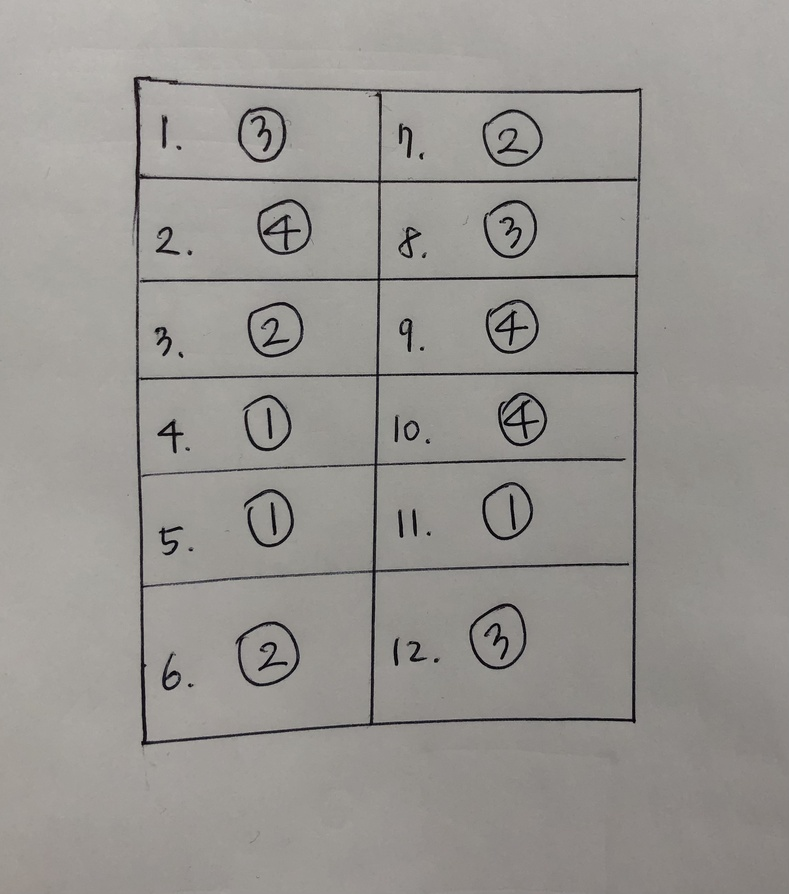
#> input picture test_image/sample.jpeg, 789 x 894 px, shrunk from 2294 x 2598 before the run, found by its file name
$ python compare_contour_mode.py
#> lines starting #> are read from the running program, lines starting #| are printed output that depends on the picture; after the words box and inside, x2 and y2 are one past the last pixel; in counts of white or black regions, pixels touching at a corner belong together
import cv2 as cv
import sys

path = './test_image'
img = cv.imread(path+'/sample.jpeg')
#> img is the input picture: shape (894, 789, 3); mean B, G, R 145.9, 149.8, 152.5


if img is None:
    sys.exit('Could not read the image.')

cv.namedWindow('image', cv.WINDOW_NORMAL)
cv.imshow('image', img)

gray = cv.cvtColor(img, cv.COLOR_BGR2GRAY)
# cv.namedWindow('grayImage', cv.WINDOW_NORMAL)
# cv.imshow('grayImage', gray)
blur = cv.GaussianBlur(gray, (3,3),0)
# cv.namedWindow('blurImage', cv.WINDOW_NORMAL)
# cv.imshow('blurImage', blur)
canny = cv.Canny(blur, 100, 200)
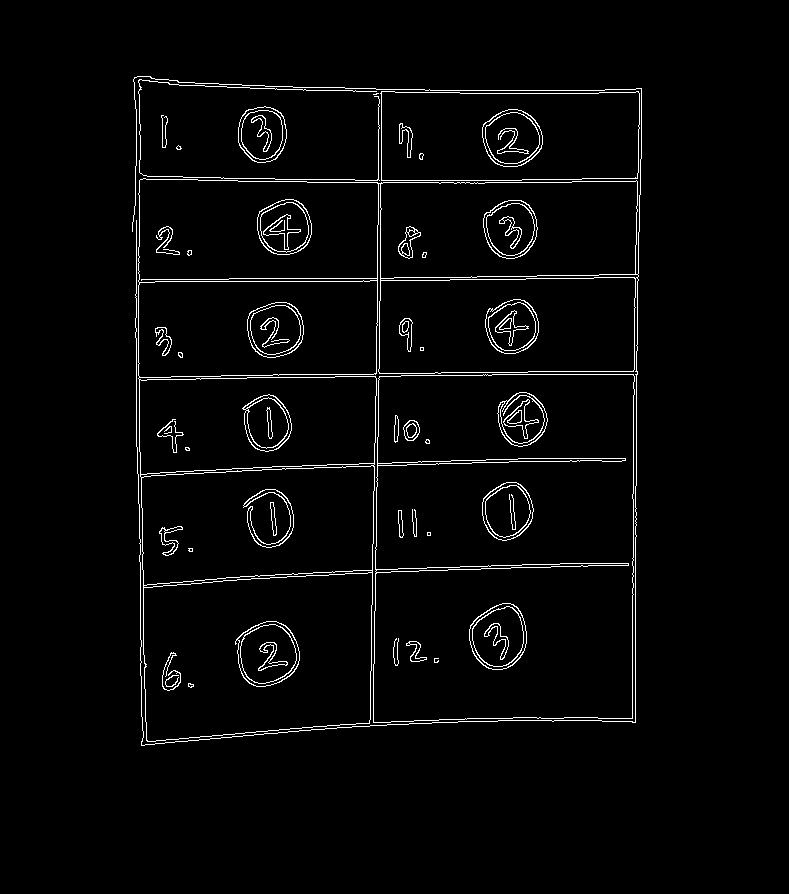
#> canny: shape (894, 789); 2.7% white in thin lines or dots, all inside (x1, y1, x2, y2) = (132, 76, 642, 746)
# cv.namedWindow('cannyImage', cv.WINDOW_NORMAL)
# cv.imshow('cannyImage', blur)

img1 = img.copy()
img2 = img.copy()
img3 = img.copy()
img4 = img.copy()

# EXTERNAL
contours1, hier1 = cv.findContours(canny, cv.RETR_EXTERNAL, cv.CHAIN_APPROX_SIMPLE)
#> contours1 = 8 contours, 4 with area under 20; largest, box (x1, y1, x2, y2) and area: (132, 76, 642, 746) 176511, (373, 374, 635, 723) 88450, (380, 91, 640, 181) 22350, (238, 106, 287, 163) 2165
rects1 = [cv.boundingRect(each) for each in contours1]
#> rects1 = [(373, 374, 262, 349), (176, 145, 6, 5), (161, 115, 7, 33), (238, 106, 49, 57), (373, 93, 6, 2), (380, 91, 260, 90), (138, 79, 242, 102), (132, 76, 510, 670)]

for rect in rects1:
    cv.rectangle(img1, (rect[0], rect[1]),
                 (rect[0] + rect[2], rect[1] + rect[3]), (0,255,0), 5)
#> this loop made 8 passes
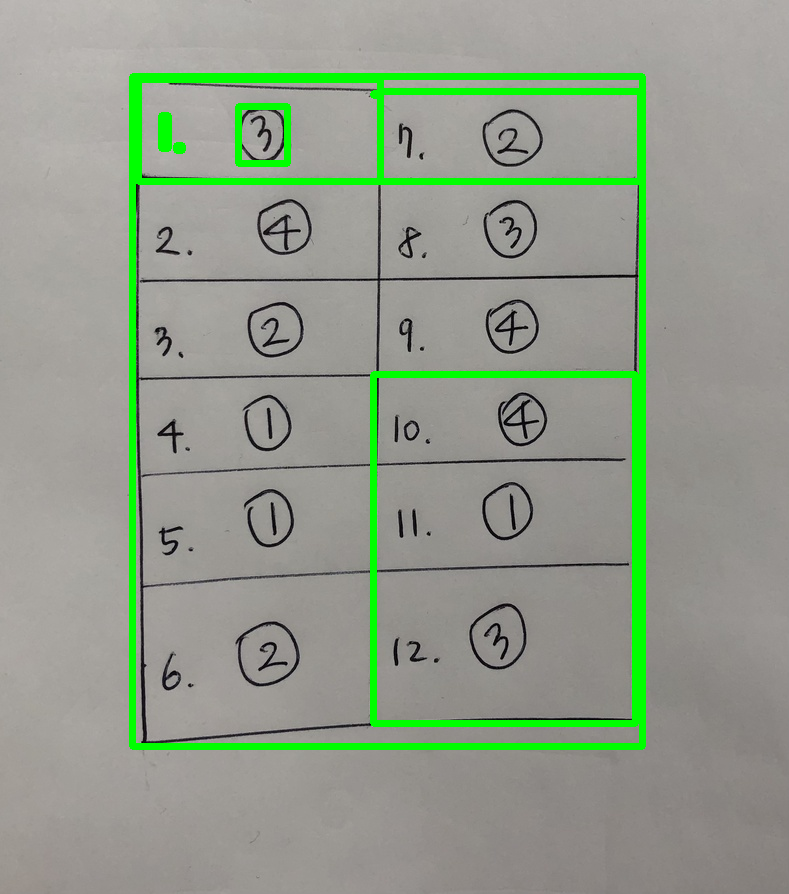
#> img1: shape (894, 789, 3); 4.92% of pixels changed, all inside (x1, y1, x2, y2) = (129, 73, 646, 750)

# LIST
contours2, hier2 = cv.findContours(canny, cv.RETR_LIST, cv.CHAIN_APPROX_SIMPLE)
#> contours2 = 150 contours, 37 with area under 20; largest, box (x1, y1, x2, y2) and area: (132, 76, 642, 746) 176511, (373, 374, 635, 723) 88450, (373, 374, 635, 723) 87134, (143, 572, 373, 742) 34626, (141, 465, 375, 586) 24511
rects2 = [cv.boundingRect(each) for each in contours2]
#> rects2 = 150 items, first 6: (188, 683, 6, 5), (188, 683, 6, 5), (165, 675, 14, 12), (434, 658, 5, 5), (162, 652, 19, 39), (406, 642, 5, 4)

for rect in rects2:
    cv.rectangle(img2, (rect[0], rect[1]),
                 (rect[0] + rect[2], rect[1] + rect[3]), (0,255,0), 5)
#> this loop made 150 passes
#> rect on passes 1 to 12: (188, 683, 6, 5), (188, 683, 6, 5), (165, 675, 14, 12), (434, 658, 5, 5), (162, 652, 19, 39), (406, 642, 5, 4), (258, 642, 30, 29), (409, 641, 18, 21), (258, 642, 30, 29), (406, 641, 21, 21), (393, 638, 6, 28), (240, 624, 57, 60)
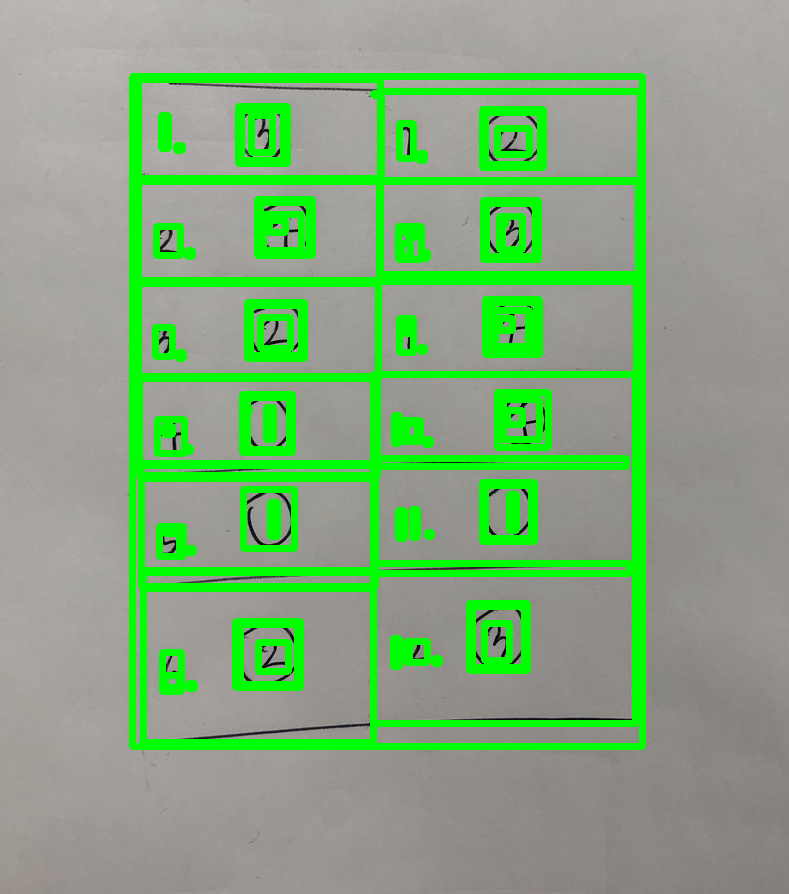
#> img2: shape (894, 789, 3); 15.73% of pixels changed, all inside (x1, y1, x2, y2) = (129, 73, 646, 750)

# CCOMP
contours3, hier3 = cv.findContours(canny, cv.RETR_CCOMP, cv.CHAIN_APPROX_SIMPLE)
#> contours3 has the same summary as contours2
rects3 = [cv.boundingRect(each) for each in contours3]
#> rects3 = 150 items, first 6: (188, 683, 6, 5), (188, 683, 6, 5), (165, 675, 14, 12), (434, 658, 5, 5), (162, 652, 19, 39), (258, 642, 30, 29)

for rect in rects3:
    cv.rectangle(img3, (rect[0], rect[1]),
                 (rect[0] + rect[2], rect[1] + rect[3]), (0,255,0), 5)

# TREE
contours4, hier4 = cv.findContours(canny, cv.RETR_TREE, cv.CHAIN_APPROX_SIMPLE)
#> contours4 has the same summary as contours2
rects4 = [cv.boundingRect(each) for each in contours4]
#> rects4 = 150 items, first 6: (373, 374, 262, 349), (375, 563, 254, 10), (377, 458, 249, 8), (373, 374, 262, 349), (434, 658, 5, 5), (406, 641, 21, 21)

for rect in rects4:
    cv.rectangle(img4, (rect[0], rect[1]),
                 (rect[0] + rect[2], rect[1] + rect[3]), (0,255,0), 5)
#> this loop made 150 passes

print("external: ", len(rects1))
#| external:  8
print("list: ", len(rects2))
#| list:  150
print("ccomp: ", len(rects3))
#| ccomp:  150
print("tree: ", len(rects4))
#| tree:  150

k = cv.waitKey(0)
#> (key Esc is pressed here)

if k == 27:
    cv.destroyAllWindows()
elif k == ord('s'):
    cv.imwrite('sample.jpg', img)
    cv.imwrite('sample_gray.jpg', gray)
    cv.imwrite('sample_blur.jpg', blur)
    cv.imwrite('sample_canny.jpg', canny)
    cv.imwrite('sample_rect_external.jpg', img1)
    cv.imwrite('sample_rect_list.jpg', img2)
    cv.imwrite('sample_rect_ccomp.jpg', img3)
    cv.imwrite('sample_rect_tree.jpg', img4)

    cv.destroyAllWindows()
